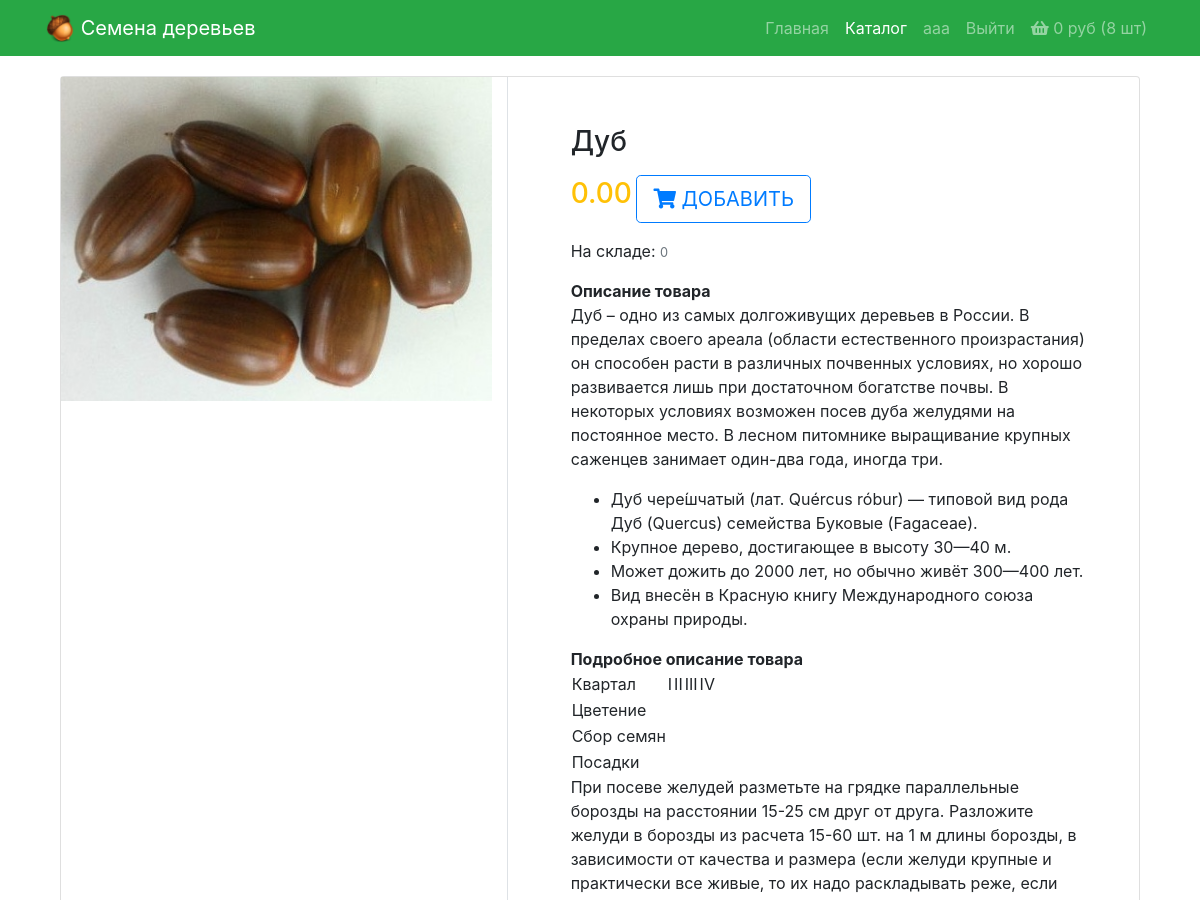
The app's page /product/1/1 (signed in, upper part), older data.
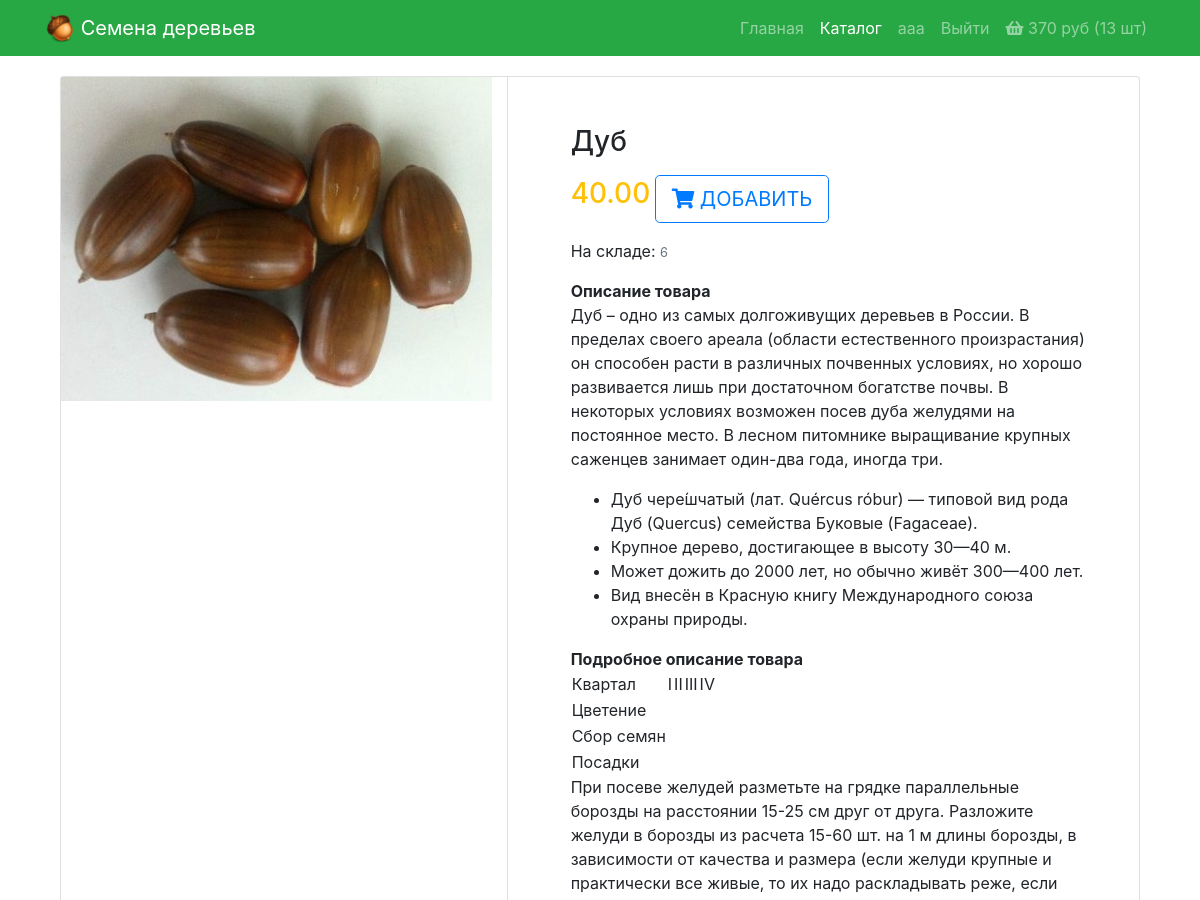
The same page, newer data.
### apps/order/models.py (models this page shows)
class Order(models.Model):
    user = models.ForeignKey(settings.AUTH_USER_MODEL, on_delete=models.CASCADE)
    product = models.ForeignKey(Product, on_delete=models.CASCADE)
    quantity = models.PositiveIntegerField(verbose_name='количество', default=0)
    add_datetime = models.DateTimeField(verbose_name='время', auto_now_add=True)
    @property
    def product_cost(self):
        return self.product.price * self.quantity
    @property
    def total_quantity(self):
        _items = Order.objects.filter(user=self.user)
        _totalquantity = sum(list(map(lambda x: x.quantity, _items)))
        return _totalquantity
    @property
    def total_cost(self):
        _items = Order.objects.filter(user=self.user)
        _totalcost = sum(list(map(lambda x: x.product_cost, _items)))
        return _totalcost

### apps/user/models.py (models this page shows)
class User(AbstractUser):
    avatar = models.ImageField(upload_to='avatars', blank=True)
    age = models.PositiveIntegerField(verbose_name='возраст')

### apps/product/models.py (models this page shows, shortened)
class Product(models.Model):
    category = models.ForeignKey(Category, on_delete=models.CASCADE)
    name = models.CharField(verbose_name='имя продукта', max_length=128)
    image = models.ImageField(upload_to='images', blank=True)
    short_desc = models.CharField(verbose_name='кратко', max_length=1024, blank=True)
    description = models.TextField(verbose_name='подробно', blank=True)
    price = models.DecimalField(verbose_name='цена', max_digits=8, decimal_places=2, default=0)
    quantity = models.PositiveIntegerField(verbose_name='склад', default=0)

### apps/product/views.py (the view)
# urls.py: url(r'^(\d+)/(\d+)$', product.view, name='view'),
def view(request, category, id):
    product = get_object_or_404(Product, pk=id)
    return render(request, 'product/view.html', {'title': product.name, 'product': product})

### apps/order/context_processors/header.py (called while the page is built)
def widget(request):
    return {'order': Order.objects.filter(user=request.user) if request.user.is_authenticated else []}

### templates/product/view.html
{% extends 'layout.html' %} {% block content %}
<div class="container">
    <div class="card">
        <div class="row">
            <aside class="col-sm-5 border-right">
                <article class="gallery-wrap">
                    <div class="img-big-wrap">
                        <a href="/media/{{ product.image }}" target="_blank">
                            <img src="/media/{{ product.image }}" alt="дуб">
                        </a>
                    </div>
                </article>
            </aside>
            <aside class="col-sm-7">
                <article class="card-body p-5">
                    <h3 class="title mb-3">{{ product.name }}</h3>
                    <p class="price-detail-wrap">
                        <span class="price h3 text-warning"><span class="num">{{ product.price }}</span></span>
                        <a href="{% url 'order:add' product.pk %}" class="btn btn-lg btn-outline-primary text-uppercase"> <i class="fas fa-shopping-cart"></i> Добавить </a>
                    </p>
                    <p>
                        <span>На складе: <small class="text-muted">{{ product.quantity }}</small></span>
                    </p>
                    <dl class="item-property">
                        <dt>Описание товара</dt>
                        <dd><p>{{ product.short_desc|safe }}</p></dd>
                    </dl>
                    <dl class="param param-feature">
                        <dt>Подробное описание товара</dt>
                        <dd>{{ product.description|safe }}</dd>
                    </dl>
                </article>
            </aside>
        </div>
    </div>
</div>
{% endblock %}

### templates/layout.html (shortened to what this page needs)
{% load staticfiles %}
<!DOCTYPE html>
<html lang="en">
<head>
    {% block css %}
        <link rel="stylesheet" type="text/css" href="{% static 'css/bootstrap.min.css' %}">
        <link rel="stylesheet" type="text/css" href="{% static 'css/style.css' %}">
        <link rel="stylesheet" href="https://use.fontawesome.com/releases/v5.3.1/css/all.css">
    {% endblock %}
</head>
<body>
<nav class="navbar navbar-expand-lg navbar-dark bg-success fixed-top">
    <div class="container">
        <a class="navbar-brand" href="{% url 'main' %}">
            <img src="{% static 'images/icon.png' %}" width="30" height="30" class="d-inline-block align-top" alt="">
            Семена деревьев
        </a>
        <div class="collapse navbar-collapse" id="navbarResponsive">
            <ul class="navbar-nav ml-auto">
                {% block menu %}
                    <li class="nav-item {% if request.resolver_match.url_name == 'main' %}active{% endif %}">
                        <a class="nav-link" href="{% url 'main' %}">Главная</a>
                    </li>
                    <li class="nav-item {% if request.resolver_match.namespace == 'product' %}active{% endif %}">
                        <a class="nav-link" href="{% url 'product:index' %}">Каталог</a>
                    </li>
                    {% if user.is_authenticated %}
                        <li><a href="{% url 'user:edit' %}" class="nav-link">{{ user.first_name|default:'Пользователь' }}</a></li>
                    {% endif %}
                    <li>
                        {% if user.is_authenticated %}
                            <a href="{% url 'user:logout' %}" class="nav-link">Выйти</a>
                        {% else %}
                            <a href="{% url 'user:login' %}" class="nav-link">Войти</a>
                        {% endif %}
                    </li>
                {% endblock %}
                <li>
                    <a href="{% url 'order:view' %}" class="nav-link">
                        <i class="fas fa-shopping-basket"></i>
                        <span>{% if order %}{{ order.0.total_cost|floatformat:0 }} руб ({{ order.0.total_quantity }} шт){% endif %}</span>
                    </a>
                </li>
            </ul>
        </div>
    </div>
</nav>
<div class="container">
    {% block content %}{% endblock %}
</div>
</body>
</html>

Row changes from the older to the newer data that the page shows:
removed Order: user+product+quantity "0", user+quantity "8"
added Order: user+product+quantity "370", user+quantity "13"
changed Product "Дуб": price "0.00" → "40.00"; quantity "0" → "6"
